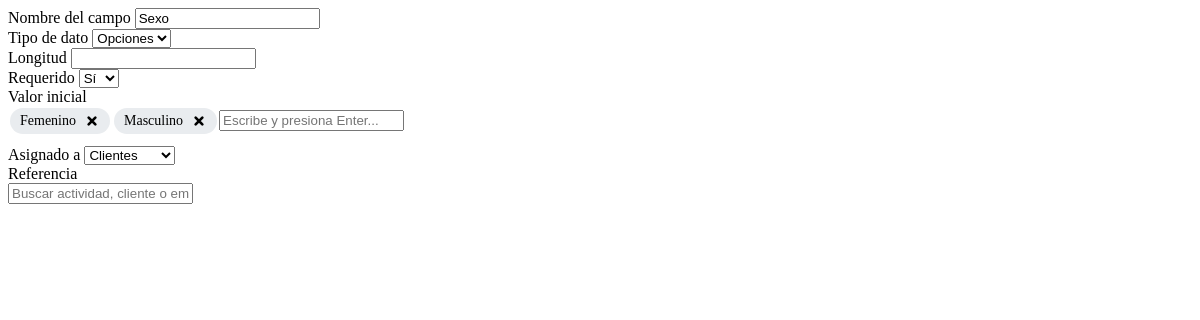
Screenshot of /views/components/ajustes/formCampos.php?id=18 with the database file from the repository.
### tables this page shows
CREATE TABLE `campos_extra` (
  `idcampo` int(11) NOT NULL,
  `idreferencia` int(11) DEFAULT NULL,
  `tabla` varchar(50) NOT NULL,
  `campo` varchar(50) NOT NULL,
  `nombre` varchar(100) NOT NULL,
  `valor_inicial` text DEFAULT NULL,
  `tipo_dato` enum('texto','numero','booleano','fecha','opciones') DEFAULT 'texto',
  `longitud` int(11) DEFAULT NULL,
  `requerido` tinyint(1) NOT NULL DEFAULT 1,
  `fecha_creacion` timestamp NOT NULL DEFAULT current_timestamp()
);

### models/ajustes/AjustesModel.php (called while the page is built, shortened)
<?php
class AjustesModel
{
    private $pdo;
    public function __construct($pdo, $registroCambioModel = null)
    {
        try {
            $this->pdo = $pdo;
        } catch (PDOException $e) {
            die("Error al conectar en AjustesModel: " . $e->getMessage());
        }
    }
    public function obtenerCampoExtra($idcampo)
    {
        try {
            $sql = "SELECT * FROM campos_extra WHERE idcampo = ?";
            $stmt = $this->pdo->prepare($sql);
            $stmt->execute([$idcampo]);
            $campo = $stmt->fetch(PDO::FETCH_ASSOC);
            return $campo;
        } catch (Exception $e) {
            throw new Exception("Error al obtener campo extra: " . $e->getMessage());
        }
    }
}

### views/components/ajustes/formCampos.php (the view, shortened to what this page needs)
<?php
require_once __DIR__ . '/../../../models/ajustes/AjustesModel.php';
$pdo = Database::getConnection();
$ajustesModel = new AjustesModel($pdo);
$id = $_GET['id'] ?? null;
$campo = null;
if ($id) {
    $campo = $ajustesModel->obtenerCampoExtra($id);
}
?>
<form method="POST" id="formCampo">
    <div class="row">
        <div class="col-6 mb-3">
            <label for="nombreInput" class="form-label">Nombre del campo</label>
            <input type="text" class="form-control" id="nombreInput" name="nombre"
                value="<?= $campo['nombre'] ?? '' ?>" required>
        </div>
        <div class="col-6 mb-3">
            <label for="tipoDatoInput" class="form-label">Tipo de dato</label>
            <select class="form-select" id="tipoDatoInput" name="tipo_dato" required>
                <option value="opciones" <?= isset($campo['tipo_dato']) && $campo['tipo_dato'] === 'opciones' ? 'selected' : '' ?>>Opciones</option>
            </select>
        </div>
        <div class="col-6 mb-3">
            <label for="longitudInput" class="form-label">Longitud</label>
            <input type="number" class="form-control" id="longitudInput" name="longitud"
                value="<?= $campo['longitud'] ?? '' ?>" required>
        </div>
        <div class="col-6 mb-3">
            <label for="requeridoInput" class="form-label">Requerido</label>
            <select class="form-select" id="requeridoInput" name="requerido" required>
                <option value="1" <?= isset($campo['requerido']) && $campo['requerido'] === 1 ? 'selected' : '' ?>>Sí</option>
            </select>
        </div>
        <div class="col-12 mb-3" id="valorInicialContainer">
        </div>
        <div class="col-6 mb-3">
            <label for="tablaInput" class="form-label">Asignado a</label>
            <select class="form-select" id="tablaInput" name="tabla" required>
                <option value="clientes" <?= isset($campo['tabla']) && $campo['tabla'] === 'clientes' ? 'selected' : '' ?>>Clientes</option>
            </select>
        </div>
        <div class="col-6 mb-3">
            <label for="idReferenciaInput" class="form-label">Referencia</label>
            <div class="busqueda-grupo">
                <input type="text" class="form-control" id="referenciaInput"
                    value="<?= $campo['referencia'] ?? '' ?>" data-type="clientes"
                    placeholder="Buscar actividad, cliente o empresa..." autocomplete="off">
            </div>
        </div>
    </div>
</form>

### rows the page displays
campos_extra: nombre "Sexo", tipo_dato "Opciones", requerido "Sí", tabla "Clientes"
